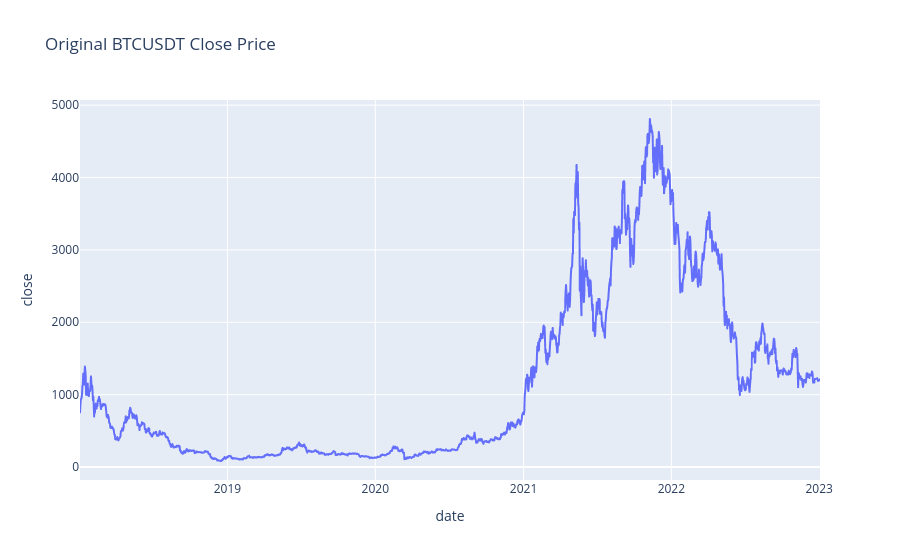

The notebook cell this image was saved under:
### Code cell
# Initial Plot
fig = px.line(data, x=data.index, y="close", title='Original BTCUSDT Close Price')
fig.show()

### Figure 1 — Plotly figure (JSON) as saved in the notebook; plotly's stock layout.template omitted (floating-point values rounded to 4 significant figures; data arrays with more than 128 entries replaced by an {"elided": "..."} marker saying what was removed)
{"data": [{"hovertemplate": "date=%{x}<br>close=%{y}<extra></extra>", "legendgroup": "", "line": {"color": "#636efa", "dash": "solid"}, "marker": {"symbol": "circle"}, "mode": "lines", "name": "", "showlegend": false, "type": "scattergl", "x": {"elided": "1828 str values"}, "xaxis": "x", "y": {"elided": "1828 float values"}, "yaxis": "y"}], "layout": {"legend": {"tracegroupgap": 0}, "title": {"text": "Original BTCUSDT Close Price"}, "xaxis": {"anchor": "y", "domain": [0, 1], "title": {"text": "date"}}, "yaxis": {"anchor": "x", "domain": [0, 1], "title": {"text": "close"}}}}
